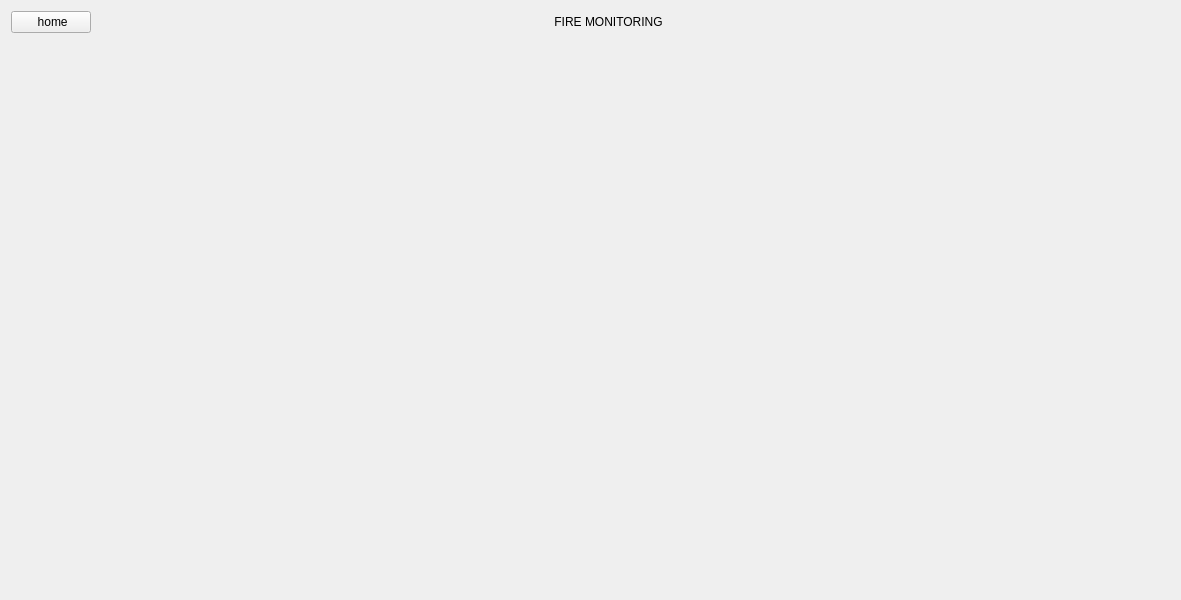
<?xml version="1.0" encoding="UTF-8"?>
<ui version="4.0">
 <class>FireDetectWidget</class>
 <widget class="QWidget" name="FireDetectWidget">
  <property name="geometry">
   <rect>
    <x>0</x>
    <y>0</y>
    <width>968</width>
    <height>600</height>
   </rect>
  </property>
  <property name="sizePolicy">
   <sizepolicy hsizetype="Preferred" vsizetype="Preferred">
    <horstretch>0</horstretch>
    <verstretch>0</verstretch>
   </sizepolicy>
  </property>
  <property name="windowTitle">
   <string>Form</string>
  </property>
  <layout class="QGridLayout" name="gridLayout" rowstretch="0,0,0" columnstretch="0,0,0,0,0,0,0,0">
   <item row="2" column="6">
    <widget class="QWidget" name="widget_3" native="true">
     <property name="sizePolicy">
      <sizepolicy hsizetype="Expanding" vsizetype="Expanding">
       <horstretch>0</horstretch>
       <verstretch>0</verstretch>
      </sizepolicy>
     </property>
     <property name="styleSheet">
      <string notr="true">QWidget {
color: #90ee90;
border: 0.5px #1de9b6;
font-family: 'Segoe UI';
font-size: 16px;
qproperty-alignment: AlignCenter;
}</string>
     </property>
    </widget>
   </item>
   <item row="0" column="2" colspan="5">
    <widget class="QLabel" name="label">
     <property name="layoutDirection">
      <enum>Qt::LayoutDirection::LeftToRight</enum>
     </property>
     <property name="text">
      <string>FIRE MONITORING               </string>
     </property>
     <property name="alignment">
      <set>Qt::AlignmentFlag::AlignCenter</set>
     </property>
    </widget>
   </item>
   <item row="2" column="5">
    <widget class="QWidget" name="widget_2" native="true">
     <property name="sizePolicy">
      <sizepolicy hsizetype="Expanding" vsizetype="Expanding">
       <horstretch>0</horstretch>
       <verstretch>0</verstretch>
      </sizepolicy>
     </property>
     <property name="styleSheet">
      <string notr="true">QWidget {
color: #90ee90;
border: 0.5px #1de9b6;
font-family: 'Segoe UI';
font-size: 16px;
qproperty-alignment: AlignCenter;
}</string>
     </property>
    </widget>
   </item>
   <item row="1" column="4" colspan="3">
    <widget class="QChartView" name="chartView" native="true">
     <property name="sizePolicy">
      <sizepolicy hsizetype="Expanding" vsizetype="Expanding">
       <horstretch>0</horstretch>
       <verstretch>0</verstretch>
      </sizepolicy>
     </property>
     <property name="minimumSize">
      <size>
       <width>0</width>
       <height>0</height>
      </size>
     </property>
    </widget>
   </item>
   <item row="0" column="1">
    <widget class="QPushButton" name="btnBackFromFire">
     <property name="sizePolicy">
      <sizepolicy hsizetype="Fixed" vsizetype="Fixed">
       <horstretch>0</horstretch>
       <verstretch>0</verstretch>
      </sizepolicy>
     </property>
     <property name="layoutDirection">
      <enum>Qt::LayoutDirection::RightToLeft</enum>
     </property>
     <property name="text">
      <string> home</string>
     </property>
    </widget>
   </item>
   <item row="2" column="4">
    <widget class="QWidget" name="widget" native="true">
     <property name="sizePolicy">
      <sizepolicy hsizetype="Expanding" vsizetype="Expanding">
       <horstretch>0</horstretch>
       <verstretch>0</verstretch>
      </sizepolicy>
     </property>
     <property name="styleSheet">
      <string notr="true">QWidget {
color: #90ee90;
border: 0.5px #1de9b6;
font-family: 'Segoe UI';
font-size: 16px;
qproperty-alignment: AlignCenter;
}</string>
     </property>
    </widget>
   </item>
   <item row="1" column="1" rowspan="2" colspan="3">
    <widget class="CustomTableWidget" name="fireEventTable" native="true">
     <property name="minimumSize">
      <size>
       <width>1000</width>
       <height>0</height>
      </size>
     </property>
    </widget>
   </item>
  </layout>
 </widget>
 <customwidgets>
  <customwidget>
   <class>QChartView</class>
   <extends>QWidget</extends>
   <header>qchartview.h</header>
   <container>1</container>
  </customwidget>
  <customwidget>
   <class>CustomTableWidget</class>
   <extends>QWidget</extends>
   <header>customtablewidget.h</header>
   <container>1</container>
  </customwidget>
 </customwidgets>
 <resources/>
 <connections/>
</ui>
